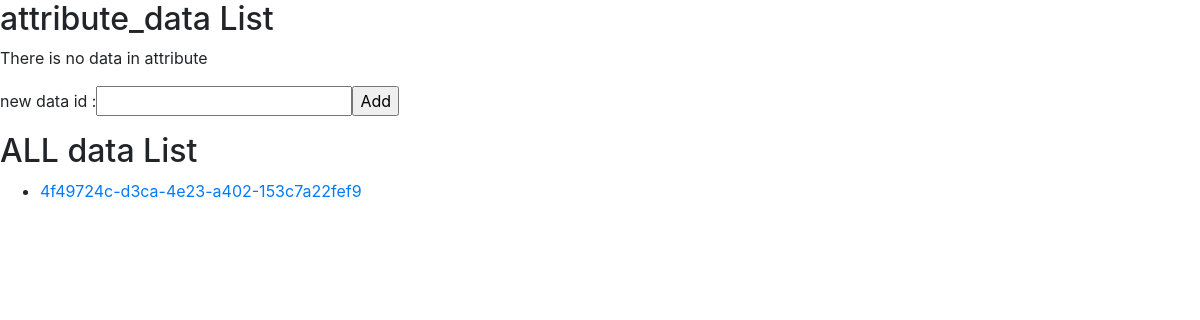
/api/v1/attribute/6738db15-ec68-4bb3-b628-84cf6ba9c383/data/, run on an earlier commit of the app's database.
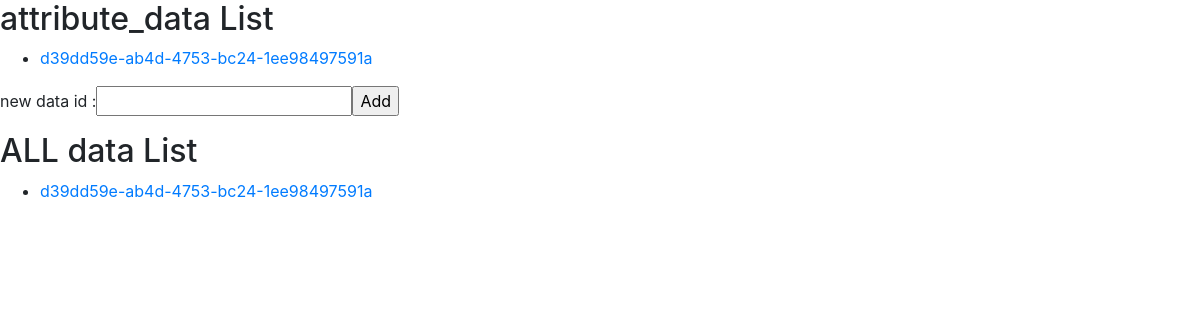
And on a later commit of the database.
### data/models.py (models this page shows)
class Data(models.Model):
    DATA_TYPE = [
        ('integer', 'integer'),
        ('string', 'string'),
        ('number', 'number'),
        ('boolean', 'boolean')
    ]
    id = models.CharField(max_length=36, primary_key=True, default=uuid.uuid4())
    name = models.CharField(max_length=50)
    primitive = models.CharField(max_length=7, choices=DATA_TYPE)
    is_category = models.BooleanField()
    has_length_limit = models.BooleanField(null=True)
    has_range_limit = models.BooleanField(null=True)
    default_value = models.TextField(null=True)
    unit_of_value = models.CharField(max_length=10)
    min_length = models.IntegerField(null=True)
    max_length= models.IntegerField(null=True)
    format = models.TextField(null=True)
    pattern = models.TextField(null=True)
    minimum = models.BigIntegerField(null=True)
    maximum = models.BigIntegerField(null=True)
    multiple_of = models.IntegerField(null=True)
    created_at = models.DateTimeField(auto_now_add= True)
    updated_at = models.DateTimeField(auto_now=True)

### attribute/models.py (models this page shows)
class Attribute_Data(models.Model):
    attribute=models.ForeignKey(Attribute, on_delete=models.CASCADE)
    data=models.ForeignKey('data.Data', on_delete=models.CASCADE)

### attribute/views.py (the view, shortened to what this page needs)
# urls.py: path('<attribute_id>/data/', views.attribute_data),
@csrf_exempt
def attribute_data(request, attribute_id):
    if request.method == 'GET':
        attribute_data_list = Attribute_Data.objects.filter(attribute_id=attribute_id)
        data_list = Data.objects.all()
        context = {'category': 'attribute', 'sub_category': 'data', 'included_list': attribute_data_list,
                   'sub_list': data_list}
        return render(request, 'capabilitydataviewer.html', context)

### templates/capabilitydataviewer.html
{% load static %}
<link rel="stylesheet" type="text/css" href="{% static 'bootstrap.min.css' %}">
<h2>{{ category }}_data List</h2>
{% if included_list %}
    <ul>
    {% for included in included_list %}
        <div class = "form-inline form-group">
            <li><a href="{{ included.data.id }}">{{ included.data.id }}</a></li>
        </div>
    {% endfor %}
    </ul>
    {% else %}
    <p>There is no {{ sub_category }} in {{ category }}</p>
{% endif %}
<form method = "POST">
        <div class = "form-inline form-group">
            <label> new data id : </label><label>
            <input name="id" type="text">
            <input type="submit" value = "Add">
        </label>
        </div>
</form>
<h2> ALL {{ sub_category }} List</h2>
{% if sub_list %}
    <ul>
    {% for item in sub_list %}
      <li><a href='/api/v1/{{ sub_category }}/{{ item.id }}'>{{ item.id }}</a></li>
    {% endfor %}
    </ul>
{% endif %}

What changed in the data, as far as the page shows it:
removed Data: id "4f49724c-d3ca-4e23-a402-153c7a22fef9"
added Attribute_Data: data.id "d39dd59e-ab4d-4753-bc24-1ee98497591a"
added Data: id "d39dd59e-ab4d-4753-bc24-1ee98497591a"
Also different on the page:
{{ sub_category }}: "data" → (not shown)
{{ category }}: "attribute" → (not shown)
text no longer shown: "There is no in"
